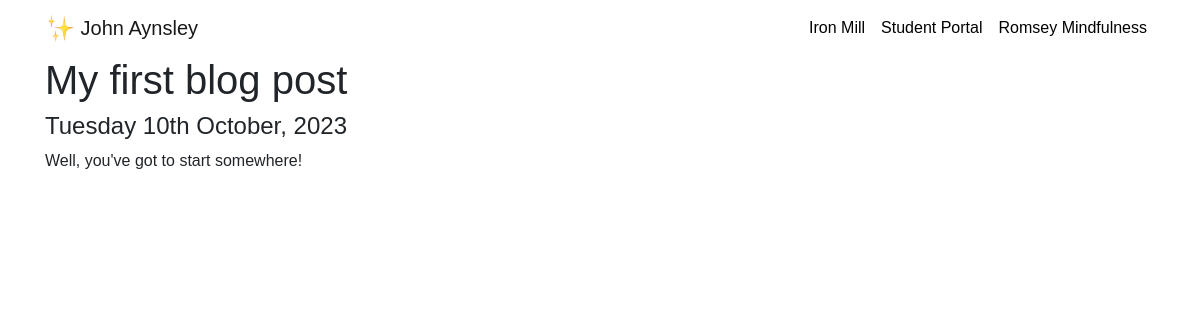
Page /blog/1/ on the committed database.
### blog/models.py (models this page shows, shortened)
class Blog(models.Model):
    title = models.CharField(max_length=100)
    date = models.DateField()
    text = models.TextField()

### blog/views.py (the view)
# urls.py: path('<int:blog_id>/', views.detail, name='detail'),
def detail(request, blog_id):
    blog = get_object_or_404(Blog, pk=blog_id) # pk = primary key
    return render(request, 'blog/detail.html', {'blog': blog})

### blog/templates/blog/detail.html
{% extends 'portfolio/base.html' %}
{% block content %}
<h1>{{ blog.title }}</h1>
<h4>{{ blog.date|date:'l jS F, Y' }}</h4>
<body>
<p>{{ blog.text|safe }}</p>
</body>
{% endblock %}

### portfolio/static/portfolio/custom.css (style rules this page uses)
body { font-family: 'Young Serif', sans-serif; }

### rows in the picture
Blog: title "My first blog post", date "Tuesday 10th October, 2023", text "Well, you've got to start somewhere!"
